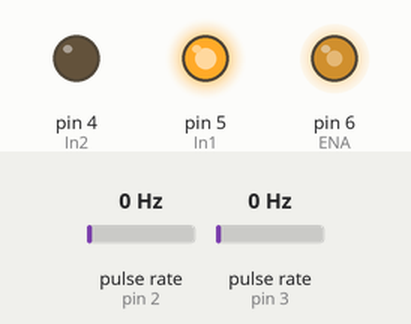
Bench run of a sketch on a simulated Arduino Uno, built with avr-gcc and run on an emulated ATmega328P. On the bench: output pins drawn as LEDs (lit = HIGH). Wiring (inferred from the names in the program): 2 × pulse sensor: data pin 2 / data pin 3. Inputs (shaded band) come from the test bench; at power-on: pulse rate (sensors on pin 2, pin 3) 0 Hz. What the sketch prints to the serial monitor is not drawn.

Above: at 1.2 s.
1.3 s: pulse rate (sensor on pin 2) set to 50 Hz
4.3 s: pulse rate (sensor on pin 3) set to 100 Hz
7.3 s: pulse rate (sensor on pin 2) set to 150 Hz
Timing chart, 0 to 10.3 s (numbered marks = the images above; inputs shaded):
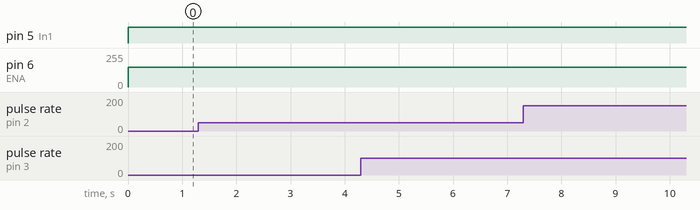

The sketch:

rotaryencoderreading2.ino
```cpp
int encoderpin1 = 2;
int encoderpin2 = 3;
int ENA = 6;
int In1 = 5;
int In2 = 4;

//angle/pulse=360/20=18 degree per pulse
volatile int anglePerPulses = 18;
//total pulse starting from program
volatile unsigned long totalPulses = 0;
//total angle calculated from totalpulse
volatile long totalAngle = 0;
//variable measuring from time
volatile unsigned long lastTime = 0;
volatile unsigned long currentTime = 0;
volatile double deltaT = 0;

//compute angular velocity
volatile double angularVelocity = 0;
//total time untile sumpulse reaches averagesaple
volatile unsigned long timeAverageAngularVelocity = 0;
volatile int sumPulses = 0;
//calulate angular velocity
volatile int averageSample = 50;
void setup() {
  // put your setup code here, to run once:
  pinMode(ENA,OUTPUT);
  pinMode(In1, OUTPUT);
  pinMode(In2, OUTPUT);
  pinMode(encoderpin1,INPUT);
   pinMode(encoderpin2,INPUT);


  attachInterrupt(digitalPinToInterrupt(encoderpin1),interruptFunction,RISING);
  attachInterrupt(digitalPinToInterrupt(encoderpin2),interruptFunction,RISING);

  Serial.begin(9600);
  lastTime = millis();

}

void loop() {
  // put your main code here, to run repeatedly:
  analogWrite(ENA,150);
  //direction
  digitalWrite(In1,HIGH);
  digitalWrite(In2,LOW);

}
void interruptFunction(){
  currentTime = millis();

  deltaT = currentTime-lastTime;
  lastTime = currentTime;

  //increment the total number of pulses
  totalPulses = totalPulses+1;
  totalAngle = totalPulses*anglePerPulses;
  sumPulses = sumPulses+1;
  //track the total time between computing the average
  timeAverageAngularVelocity = timeAverageAngularVelocity+deltaT;


  //calculate the average angular velocity
  if(sumPulses>=averageSample)
  {
    angularVelocity = 1000*((double) (sumPulses*anglePerPulses))/((double)timeAverageAngularVelocity);
    Serial.println((String) "Total angle:"+totalAngle+"  Angular velocity:"+angularVelocity);
    sumPulses = 0;
    timeAverageAngularVelocity = 0;

  }


}
```

Measured:
- after the input at 1.3 s, every drawn part: stays the same
- after the input at 4.3 s, every drawn part: stays the same
- after the input at 7.3 s, every drawn part: stays the same
